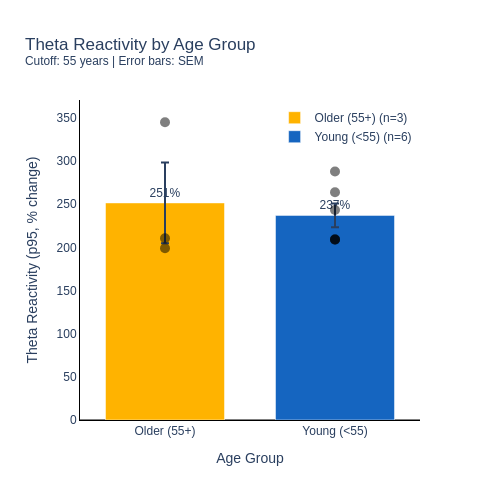

This figure's notebook cell:
### Markdown cell above
### Young vs Old Comparison

### Code cell
def plot_young_vs_old(df, age_cutoff=55):
    """
    Compare theta reactivity between young (<55) and older (55+) adults.
    """
    if df is None or len(df) < 2:
        print("Not enough data")
        return None
    
    df = df.copy()
    df['age_group'] = df['age'].apply(lambda x: 'Young (<55)' if x < age_cutoff else 'Older (55+)')
    
    young = df[df['age_group'] == 'Young (<55)']['theta_p95']
    older = df[df['age_group'] == 'Older (55+)']['theta_p95']
    
    print(f"=== Young vs Older Adults (cutoff: {age_cutoff}) ===")
    print(f"Young (<{age_cutoff}): N={len(young)}, M={young.mean():.1f}%, SD={young.std():.1f}%")
    print(f"Older ({age_cutoff}+): N={len(older)}, M={older.mean():.1f}%, SD={older.std():.1f}%")
    
    if len(young) >= 2 and len(older) >= 2:
        t, p = ttest_ind(young, older)
        print(f"Independent t-test: t={t:.2f}, p={p:.3f}")
    else:
        print("Not enough subjects in each group for t-test")
    
    # Create grouped bar plot
    group_stats = df.groupby('age_group')['theta_p95'].agg(['mean', 'std', 'count']).reset_index()
    group_stats['sem'] = group_stats['std'] / np.sqrt(group_stats['count'])
    
    fig = go.Figure()
    
    colors = [COLOR_GOLD, COLOR_BLUE]
    
    for i, row in group_stats.iterrows():
        fig.add_trace(go.Bar(
            x=[row['age_group']],
            y=[row['mean']],
            error_y=dict(type='data', array=[row['sem']], visible=True),
            marker_color=colors[i],
            name=f"{row['age_group']} (n={int(row['count'])})",
            text=f"{row['mean']:.0f}%",
            textposition='outside'
        ))
    
    # Add individual points
    for i, grp in enumerate(['Young (<55)', 'Older (55+)']):
        grp_data = df[df['age_group'] == grp]
        fig.add_trace(go.Scatter(
            x=[grp] * len(grp_data),
            y=grp_data['theta_p95'],
            mode='markers',
            marker=dict(size=10, color='black', opacity=0.5),
            showlegend=False
        ))
    
    fig.update_layout(
        title=f'Theta Reactivity by Age Group<br><sup>Cutoff: {age_cutoff} years | Error bars: SEM</sup>',
        xaxis_title='Age Group',
        yaxis_title='Theta Reactivity (p95, % change)',
        template=PLOTLY_TEMPLATE,
        font=dict(family='Arial'),
        showlegend=True,
        legend=dict(yanchor='top', y=0.99, xanchor='right', x=0.99),
        height=500,
        width=500,
        bargap=0.3
    )
    
    fig.update_xaxes(showgrid=False, linecolor='black', linewidth=1)
    fig.update_yaxes(showgrid=False, zeroline=True, zerolinecolor='gray', linecolor='black', linewidth=1)
    
    fig.show()
    return fig


if age_df is not None:
    fig_age_groups = plot_young_vs_old(age_df, age_cutoff=55)
    if fig_age_groups:
        fig_age_groups.write_html(OUTPUT_DIR / 'theta_reactivity_young_vs_old.html')
        print(f"\nSaved: {OUTPUT_DIR / 'theta_reactivity_young_vs_old.html'}")

### Figure 1 — Plotly figure (JSON) as saved in the notebook; plotly's stock layout.template omitted (floating-point values rounded to 4 significant figures)
{"data": [{"error_y": {"array": [46.83], "type": "data", "visible": true}, "marker": {"color": "#FFB300"}, "name": "Older (55+) (n=3)", "text": "251%", "textposition": "outside", "type": "bar", "x": ["Older (55+)"], "y": [251.5]}, {"error_y": {"array": [13.77], "type": "data", "visible": true}, "marker": {"color": "#1565C0"}, "name": "Young (<55) (n=6)", "text": "237%", "textposition": "outside", "type": "bar", "x": ["Young (<55)"], "y": [237.0]}, {"marker": {"color": "black", "opacity": 0.5, "size": 10}, "mode": "markers", "showlegend": false, "type": "scatter", "x": ["Young (<55)", "Young (<55)", "Young (<55)", "Young (<55)", "Young (<55)", "Young (<55)"], "y": [287.9, 263.8, 243.2, 209.4, 209.1, 208.7]}, {"marker": {"color": "black", "opacity": 0.5, "size": 10}, "mode": "markers", "showlegend": false, "type": "scatter", "x": ["Older (55+)", "Older (55+)", "Older (55+)"], "y": [344.9, 210.5, 199]}], "layout": {"bargap": 0.3, "font": {"family": "Arial"}, "height": 500, "legend": {"x": 0.99, "xanchor": "right", "y": 0.99, "yanchor": "top"}, "showlegend": true, "title": {"text": "Theta Reactivity by Age Group<br><sup>Cutoff: 55 years | Error bars: SEM</sup>"}, "width": 500, "xaxis": {"autorange": true, "linecolor": "black", "linewidth": 1, "range": [-0.5, 1.5], "showgrid": false, "title": {"text": "Age Group"}, "type": "category"}, "yaxis": {"autorange": true, "linecolor": "black", "linewidth": 1, "range": [0, 370.7], "showgrid": false, "title": {"text": "Theta Reactivity (p95, % change)"}, "type": "linear", "zeroline": true, "zerolinecolor": "gray"}}}
